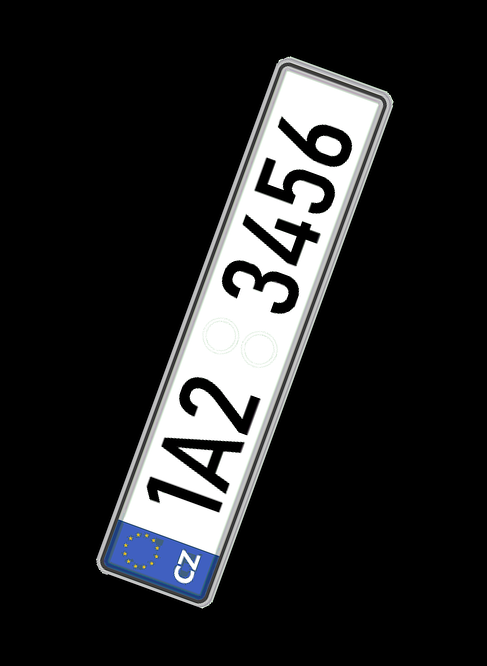
#> input picture cv_8/pvi_cv08/pvi_cv08_spz.png, 487 x 666 px
$ python cv8a.py
#> lines starting #> are read from the running program, lines starting #| are printed output that depends on the picture; after the words box and inside, x2 and y2 are one past the last pixel; in counts of white or black regions, pixels touching at a corner belong together
import cv2
import numpy as np
import matplotlib.pyplot as plt


def part_one():
    filename = 'pvi_cv08/pvi_cv08_spz.png'
    img = cv2.imread(filename)
#> img is the input picture: shape (666, 487, 3); mean B, G, R 39, 38, 37.4
    img_copy = img.copy()
    rgb = cv2.cvtColor(img, cv2.COLOR_BGR2RGB)                  # Img 1
    rgb_copy = rgb.copy()
    gray = cv2.cvtColor(img, cv2.COLOR_BGR2GRAY)
    hsv = cv2.cvtColor(img, cv2.COLOR_BGR2HSV)
#> hsv: shape (666, 487, 3); mean H, S, V 6.9, 3.3, 39.2
    hue = hsv[:, :, 0]
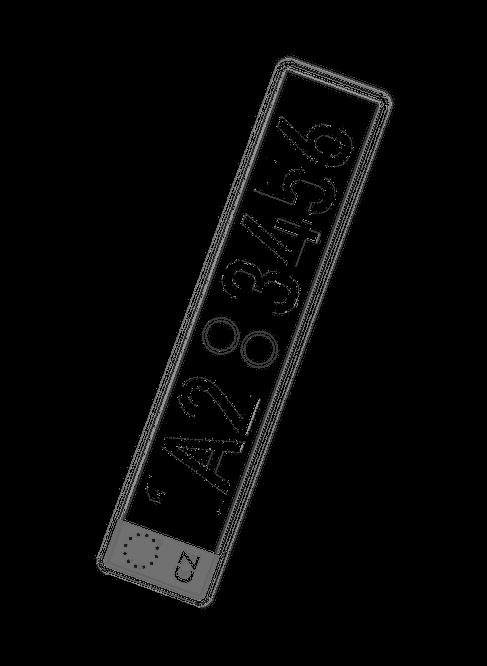
#> hue: shape (666, 487); min 0, max 174, mean 6.9
    _, binary_image = cv2.threshold(hue, 90, 255, cv2.THRESH_BINARY)  # Segmentace (...to binary)
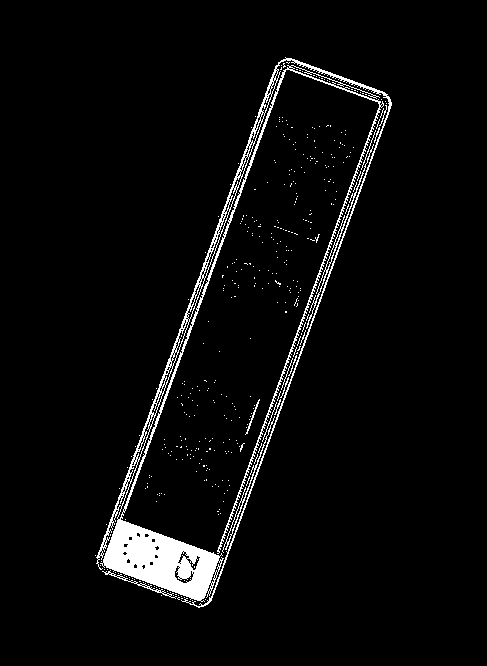
#> binary_image: shape (666, 487); 4.1% white; 403 white regions (390 under 20 px), largest, box (x1, y1, x2, y2) and area: (96, 57, 392, 608) 11559, (306, 144, 374, 329) 379, (222, 416, 275, 553) 275
    gray = np.float32(gray)
    #_, binary = cv2.threshold(gray, 127, 1, cv2.THRESH_BINARY)  # Apply threshold
    #_, binary_image = cv2.threshold(gray, 105, 255, cv2.THRESH_BINARY)

    kernel = np.ones((15, 15), np.uint8)

    # Define the lower and upper bounds of the white color in HSV
    lower_white = np.array([0, 0, 200], dtype=np.uint8)
    upper_white = np.array([180, 30, 255], dtype=np.uint8)
    # Create a binary mask for the white color range
    white_mask = cv2.inRange(hsv, lower_white, upper_white)
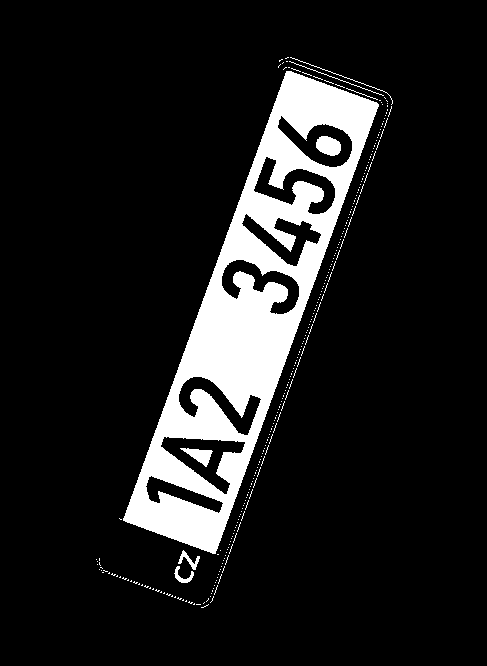
#> white_mask: shape (666, 487); 11.7% white; 292 white regions (284 under 20 px), largest, box (x1, y1, x2, y2) and area: (123, 71, 379, 554) 35935, (316, 136, 341, 156) 380, (180, 448, 213, 467) 293
    cv2.imshow('White Mask', white_mask)
    cv2.waitKey(0)
    cv2.destroyAllWindows()

    opened_image = cv2.morphologyEx(white_mask, cv2.MORPH_OPEN, kernel, iterations=1)
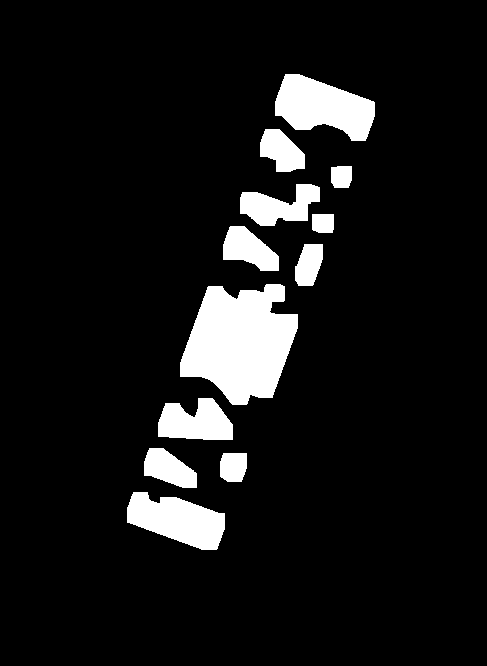
#> opened_image: shape (666, 487); 8.9% white; 12 white regions, largest, box (x1, y1, x2, y2) and area: (180, 284, 298, 405) 9829, (275, 74, 375, 141) 4278, (127, 492, 225, 550) 3630
    # Apply morphological operations to remove text and keep rectangle
    dilated_image = cv2.dilate(opened_image, kernel, iterations=5)      # dilate bin img
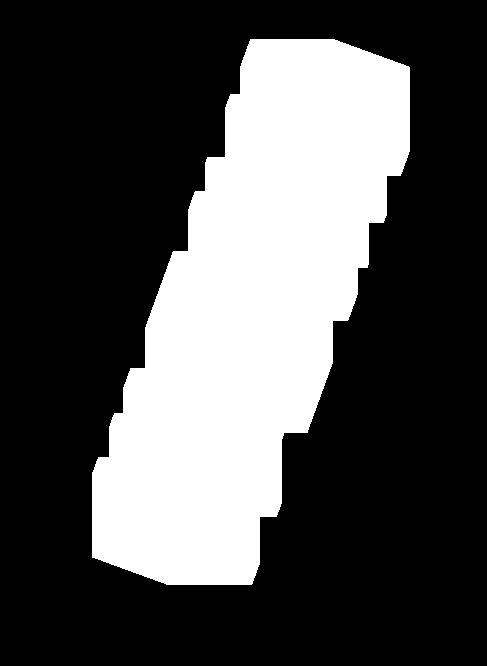
#> dilated_image: shape (666, 487); 30.5% white; 1 white region, box (x1, y1, x2, y2) and area: (92, 39, 410, 585) 99023
    eroded_image = cv2.erode(dilated_image, kernel, iterations=2)       # erode dilated img
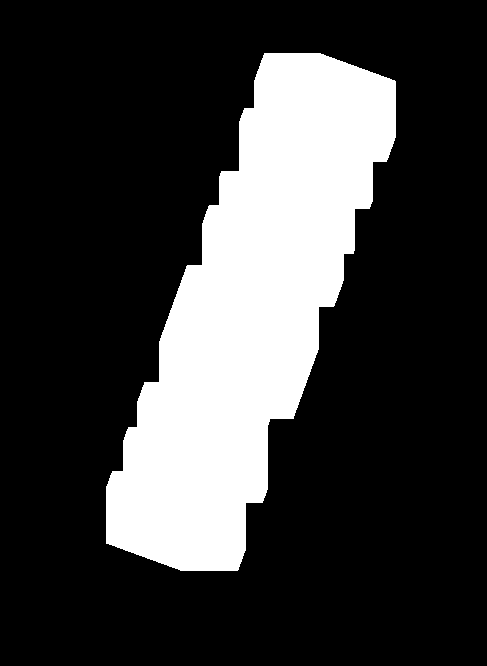
#> eroded_image: shape (666, 487); 23.3% white; 1 white region, box (x1, y1, x2, y2) and area: (106, 53, 396, 571) 75615
    reverse_eroded_image = np.zeros_like(eroded_image)
    reverse_eroded_image[eroded_image == 0] = 255
    cv2.imshow('bin basic', reverse_eroded_image)
    if cv2.waitKey(0) & 0xff == 27:
#> (key Esc is pressed here)
        cv2.destroyAllWindows()

    # Harris corner detector
    binary_image = np.float32(reverse_eroded_image)
    dst = cv2.cornerHarris(binary_image, 2, 3, 0.04)
    # result is dilated for marking the corners, not important
    dst = cv2.dilate(dst, None)

    # Threshold for an optimal value, it may vary depending on the image.
    img_copy[dst > 0.01*dst.max()] = [0, 0, 255]


    """Define Figure1"""

    fig = plt.figure(figsize=(10, 7))
    rows = 2
    columns = 2
    # 1st position
    fig.add_subplot(rows, columns, 1)
    plt.imshow(rgb)
    plt.title('Orig. Im.')
    # 2nd position
    fig.add_subplot(rows, columns, 2)
    plt.imshow(white_mask, cmap='jet')
    plt.title('Bin. Im.')
    plt.colorbar()
    # 3rd position
    fig.add_subplot(rows, columns, 3)
    plt.imshow(binary_image, cmap='jet')
    plt.title('Bin. Im. - Result')
    plt.colorbar()
    # 4th position
    fig.add_subplot(rows, columns, 4)
    plt.imshow(img_copy, cmap='jet')
    plt.title('Im + Harris ')
    plt.colorbar()
    # Show
    plt.show()
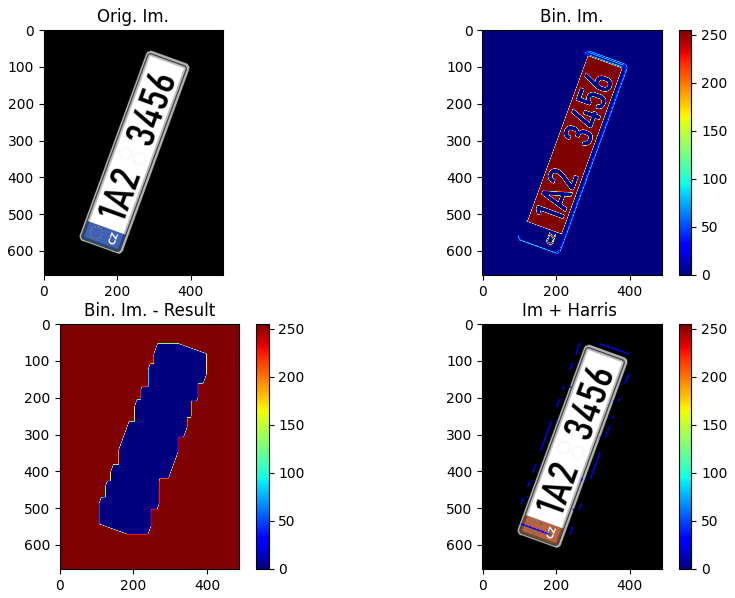
#> figure drawn by matplotlib, 7 panels; B, G, R data is drawn as R, G, B


if __name__ == "__main__":
    part_one()
